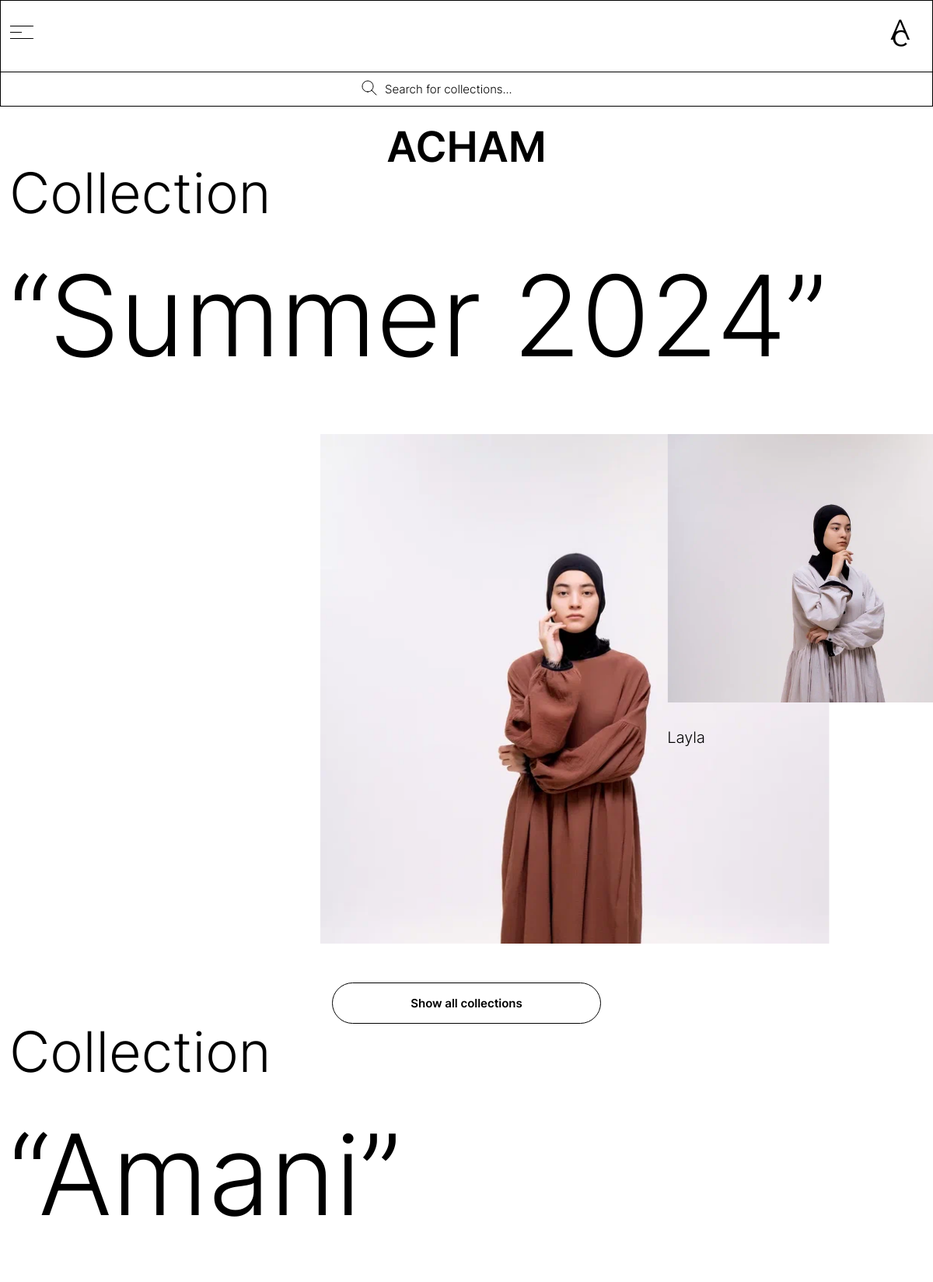
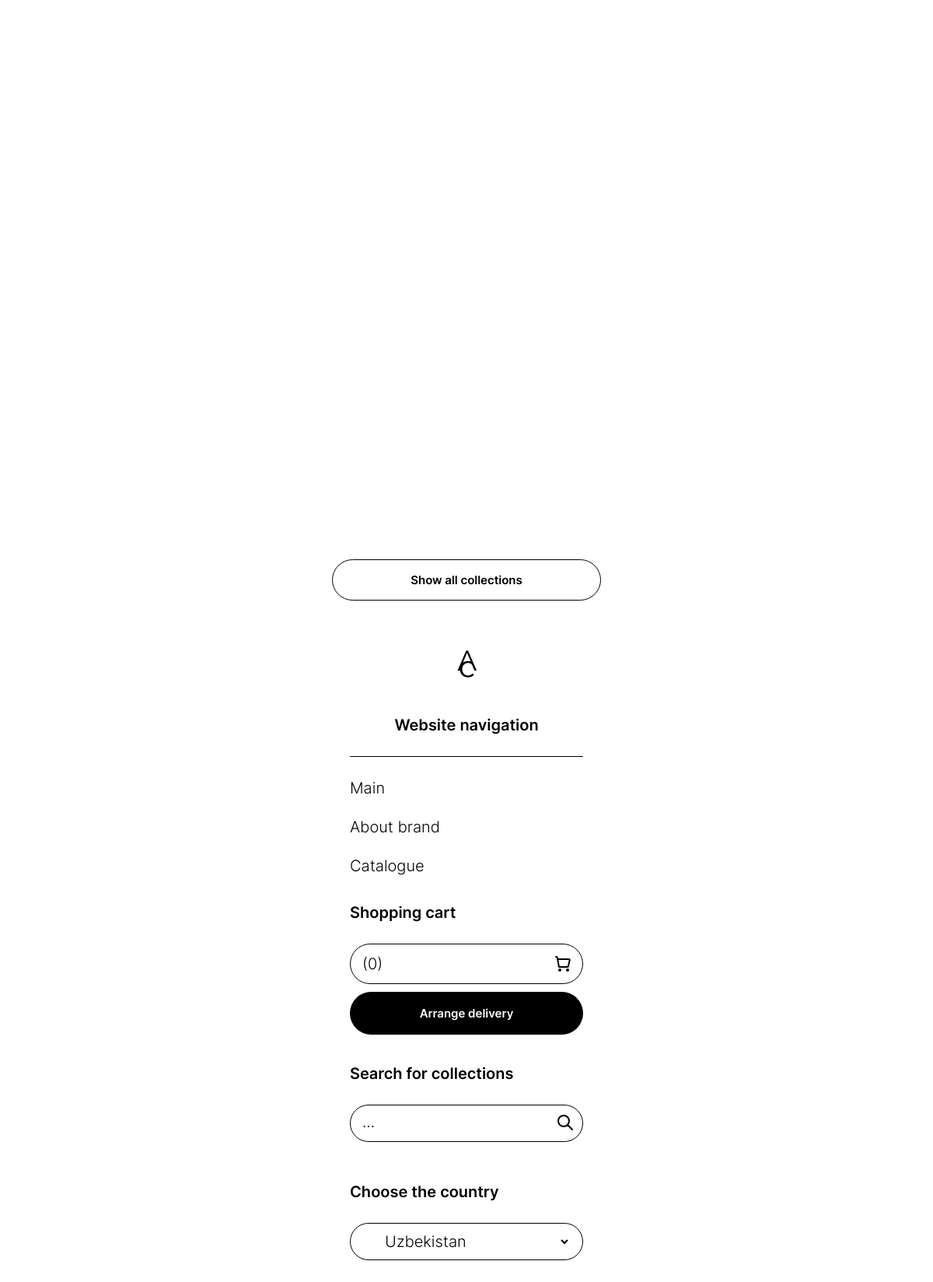
The app's page /search_en/ with its own data (2 pictures, top to bottom).
### backend/models.py (models this page shows, shortened)
class Collection(models.Model):
    image = models.ImageField(upload_to='images', verbose_name='Фото коллекции', null=True, blank=True)
    name = models.CharField(max_length=255, null=True, blank=True, verbose_name='Название коллекции')
    name_en = models.CharField(max_length=255, null=True, blank=True, verbose_name='Название коллекции {en}')
    name_uz = models.CharField(max_length=255, null=True, blank=True, verbose_name='Название коллекции {uz}')
    class Meta:
        verbose_name = 'Коллекция'
        verbose_name_plural = 'Коллекции'

class Item(models.Model):
    name = models.CharField(max_length=150, null=True, blank=True, verbose_name='Название товара')
    description = models.TextField(null=True, blank=True, verbose_name='Описание товара')
    name_en = models.CharField(max_length=150, null=True, blank=True, verbose_name='Название товара {en}')
    description_en = models.TextField(null=True, blank=True, verbose_name='Описание товара {en}')
    name_uz = models.CharField(max_length=150, null=True, blank=True, verbose_name='Название товара {uz}')
    description_uz = models.TextField(null=True, blank=True, verbose_name='Описание товара {uz}')
    material = models.ForeignKey(Material, on_delete=models.CASCADE, verbose_name='Материал товара')
    collection = models.ForeignKey(Collection, on_delete=models.CASCADE, verbose_name='Коллекция товара',
                                   related_name='items')
    image = models.ImageField(upload_to='images', verbose_name='Фото товара')
    price = models.DecimalField(max_digits=10, decimal_places=2, null=True, blank=True, verbose_name='Цена товара')
    def get_image(self):
        try:
            return self.image.url
        except:
            return ''
    class Meta:
        verbose_name = 'Товар'
        verbose_name_plural = 'Товары'

### backend/views.py (the view)
# urls.py: path('search_en/', search_collections_en, name='search_collections_en'),
def search_collections_en(request):
    query = request.GET.get('search')
    collections = Collection.objects.filter(name_en__icontains=query) if query else Collection.objects.all()
    return render(request, 'search_page_en.html', {'collections': collections})

### backend/cart.py (called while the page is built)
    def __len__(self):
        return sum(item['quantity'] for item in self.cart.values())

    def get_total_price(self):
        return sum(Decimal(item['price']) * item['quantity'] for item in
                   self.cart.values())

### backend/context_processors.py (called while the page is built)
def cart(request):
    return {'cart': Cart(request)}

### backend/views.py (called while the page is built)
def cart_form_processor(request):
    return {
            'cart_form': CartForm(),
            'cart_form_en': CartFormEn(),
            'cart_form_uz': CartFormUz()
            }

### backend/templates/search_page_en.html (shortened to what this page needs)
{% extends 'base_en.html' %}
{% load static %}
{% block main %}
{% include 'components/header/_header_other_en.html' %}
<main class="swiper-main">
    {% if collections %}
    {% for collection in collections %}
      <div class="container">
            <div class="swiper-text">
                <h2 class="swiper-text&#45;&#45;first">Collection</h2>
                <h2 class="swiper-text--second">“{{ collection.name_en }}”</h2>
            </div>
        </div>
    <div class="swiper mySwiper" id="collection_{{ collection.pk }}">
        <div class="swiper-wrapper">
            {% for item in collection.items.all %}
            <div class="swiper-slide">
                <div class="swiper-slide-img-c" onclick="document.location.href='{% url 'third_page_en' item.pk %}'">
                    <img src="{{ item.get_image }}"/>
                </div>
                <div class="swiper-slide--text-b">
                    <span class="swiper-slide--text">{{ item.name_en }}</span>
                </div>
            </div>
            {% endfor %}
        </div>
    </div>
    <a class="main__content-btn" href="{% url 'second_page_en' %}">Show all collections</a>
    {% endfor %}
    {% else %}
    <div class="swiper-text">
        <h2 class="swiper-text&#45;&#45;first">No results were found for your request</h2>
        <a class="main__content-btn" href="{% url 'second_page_en' %}">Show all collections</a>
    </div>
    {% endif %}
</main>
{% endblock main %}

### static/style/style.css (style rules this page uses)
:root { --ml: "Montserrat-Light"; --mli: "Montserrat-LightItalic"; --msb: "Montserrat-SemiBold"; --cen: "Century", sans-serif; }
html { overflow-x: hidden !important; }
body { font-family: var(--ml); -webkit-user-select: none; -moz-user-select: none; -ms-user-select: none; user-select: none; }
.swiper-slide--text { font-size: 20px; font-family: var(--ml); }
.main__content-btn { padding: 18px 100px; display: -webkit-box; display: -ms-flexbox; display: flex; -webkit-box-pack: center; -ms-flex-pack: center; justify-content: center; -webkit-box-align: center; -ms-flex-align: center; align-items: center; border: 1px solid #000; font-size: 15px; font-family: var(--msb); color: #000; -webkit-transition: all .5s; -o-transition: all .5s; transition: all .5s; border-radius: 32px; }
.swiper-text { padding: 0 0 30px 0; display: -webkit-box; display: -ms-flexbox; display: flex; -webkit-box-orient: vertical; -webkit-box-direction: normal; -ms-flex-direction: column; flex-direction: column; -webkit-box-pack: start; -ms-flex-pack: start; justify-content: flex-start; -webkit-box-align: start; -ms-flex-align: start; align-items: flex-start; gap: 50px; }
.swiper-text--first { font-family: var(--ml); font-size: 72px; }
.swiper-text--second { font-family: var(--mli); font-size: 144px; }
.swiper-main { display: -webkit-box; display: -ms-flexbox; display: flex; -webkit-box-orient: vertical; -webkit-box-direction: normal; -ms-flex-direction: column; flex-direction: column; -webkit-box-pack: center; -ms-flex-pack: center; justify-content: center; -webkit-box-align: center; -ms-flex-align: center; align-items: center; }

### static/style/nullstyle.css (style rules this page uses)
* { padding: 0; margin: 0; border: 0; }
*, *:before, *:after { -moz-box-sizing: border-box; -webkit-box-sizing: border-box; box-sizing: border-box; }
html, body { width: 100%; font-size: 100%; line-height: 1; font-size: 14px; -ms-text-size-adjust: 100%; -moz-text-size-adjust: 100%; -webkit-text-size-adjust: 100%; }
a, a:visited { text-decoration: none; }
img { vertical-align: top; }
h1, h2, h3, h4, h5, h6 { font-size: inherit; font-weight: inherit; }
.container { max-width: 1320px; width: 100%; margin: 0 auto; padding: 0 12px; }

### templates/base_en.html (style rules this page uses)
.swiper { width: 100%; padding-top: 50px; padding-bottom: 50px; }
.swiper.mySwiper { height: 755px; }
.swiper-wrapper { gap: 35px; }
.swiper-slide { background-position: center; background-size: cover; width: 400px; height: 400px; position: relative; display: flex; flex-direction: column; gap: 35px; }
.swiper-slide-img-c { position: relative; width: 400px; height: 400px; overflow: hidden; display: flex; justify-content: center; align-items: center; transition: .1s all; }
.swiper-slide img { display: block; position: absolute; top: 0; left: 0; width: 100%; }
.swiper-slide-active { width: max-content; height: 100%; transition: .1s all; }
.swiper-slide-active .swiper-slide-img-c { width: 655px; height: 655px; }

### records on screen
Collection: name_en "Summer 2024"
Item: get_image (picture)
Item: get_image (picture), name_en "Layla"
Collection: name_en "Amani"

### other values on screen
{{ cart|length }} "0"
